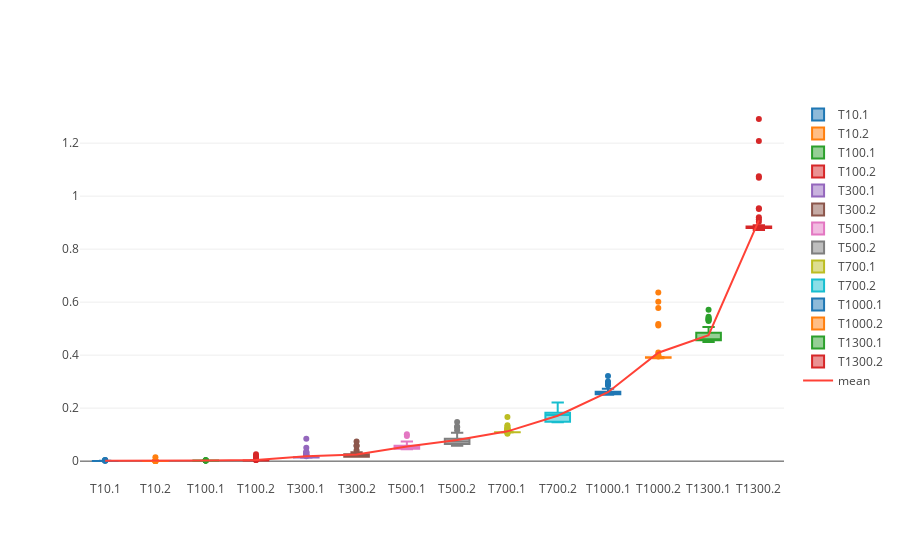

The code cell stored with this chart in its notebook:
### Code cell
import string
import pandas as pd
import numpy as np
import plotly.plotly
import plotly.graph_objs as go

data = []
for col in dfT.columns:
    data.append(go.Box(y=dfT[col], name=col, showlegend=True))

config = {'editable': True}
    
data.append(go.Scatter(x=dfT.columns, y=dfT.mean(), mode='lines', name='mean',marker = dict(color='#FF4136')))
plotly.offline.iplot(data,config=config)
